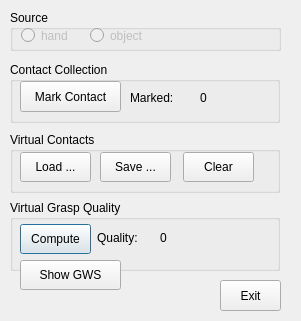
<?xml version="1.0" encoding="UTF-8"?>
<ui version="4.0">
 <class>ContactExaminerDlgUI</class>
 <widget class="QDialog" name="ContactExaminerDlgUI">
  <property name="geometry">
   <rect>
    <x>0</x>
    <y>0</y>
    <width>301</width>
    <height>321</height>
   </rect>
  </property>
  <property name="windowTitle">
   <string>Virtual Grasp</string>
  </property>
  <widget class="QGroupBox" name="graspQualityAnalysisGroupBox">
   <property name="geometry">
    <rect>
     <x>10</x>
     <y>200</y>
     <width>270</width>
     <height>71</height>
    </rect>
   </property>
   <property name="title">
    <string>Virtual Grasp Quality</string>
   </property>
   <widget class="QPushButton" name="updateQualityButton">
    <property name="geometry">
     <rect>
      <x>10</x>
      <y>24</y>
      <width>71</width>
      <height>30</height>
     </rect>
    </property>
    <property name="text">
     <string>Compute</string>
    </property>
   </widget>
   <widget class="QLabel" name="textLabel3">
    <property name="geometry">
     <rect>
      <x>87</x>
      <y>27</y>
      <width>61</width>
      <height>21</height>
     </rect>
    </property>
    <property name="text">
     <string>Quality:</string>
    </property>
    <property name="wordWrap">
     <bool>false</bool>
    </property>
   </widget>
   <widget class="QLabel" name="qualityLabel">
    <property name="geometry">
     <rect>
      <x>150</x>
      <y>28</y>
      <width>50</width>
      <height>20</height>
     </rect>
    </property>
    <property name="text">
     <string>0</string>
    </property>
    <property name="wordWrap">
     <bool>false</bool>
    </property>
   </widget>
  </widget>
  <widget class="QPushButton" name="exitButton">
   <property name="geometry">
    <rect>
     <x>220</x>
     <y>280</y>
     <width>61</width>
     <height>31</height>
    </rect>
   </property>
   <property name="text">
    <string>Exit</string>
   </property>
  </widget>
  <widget class="QGroupBox" name="contactLoadingGroupBox">
   <property name="geometry">
    <rect>
     <x>10</x>
     <y>132</y>
     <width>270</width>
     <height>61</height>
    </rect>
   </property>
   <property name="title">
    <string>Virtual Contacts</string>
   </property>
   <widget class="QPushButton" name="loadButton">
    <property name="geometry">
     <rect>
      <x>10</x>
      <y>20</y>
      <width>71</width>
      <height>30</height>
     </rect>
    </property>
    <property name="text">
     <string>Load ...</string>
    </property>
   </widget>
   <widget class="QPushButton" name="clearButton">
    <property name="geometry">
     <rect>
      <x>173</x>
      <y>20</y>
      <width>71</width>
      <height>30</height>
     </rect>
    </property>
    <property name="text">
     <string>Clear</string>
    </property>
   </widget>
   <widget class="QPushButton" name="saveButton">
    <property name="geometry">
     <rect>
      <x>90</x>
      <y>20</y>
      <width>71</width>
      <height>30</height>
     </rect>
    </property>
    <property name="text">
     <string>Save ...</string>
    </property>
   </widget>
  </widget>
  <widget class="QGroupBox" name="contactCollectionGroupBox">
   <property name="geometry">
    <rect>
     <x>10</x>
     <y>62</y>
     <width>270</width>
     <height>61</height>
    </rect>
   </property>
   <property name="title">
    <string>Contact Collection</string>
   </property>
   <widget class="QPushButton" name="markButton">
    <property name="geometry">
     <rect>
      <x>10</x>
      <y>19</y>
      <width>101</width>
      <height>31</height>
     </rect>
    </property>
    <property name="text">
     <string>Mark Contact</string>
    </property>
   </widget>
   <widget class="QLabel" name="textLabel1">
    <property name="geometry">
     <rect>
      <x>120</x>
      <y>26</y>
      <width>61</width>
      <height>20</height>
     </rect>
    </property>
    <property name="text">
     <string>Marked:</string>
    </property>
    <property name="wordWrap">
     <bool>false</bool>
    </property>
   </widget>
   <widget class="QLabel" name="markedLabel">
    <property name="geometry">
     <rect>
      <x>190</x>
      <y>26</y>
      <width>20</width>
      <height>20</height>
     </rect>
    </property>
    <property name="text">
     <string>0</string>
    </property>
    <property name="wordWrap">
     <bool>false</bool>
    </property>
   </widget>
  </widget>
  <widget class="QGroupBox" name="groupBox">
   <property name="geometry">
    <rect>
     <x>10</x>
     <y>10</y>
     <width>271</width>
     <height>41</height>
    </rect>
   </property>
   <property name="title">
    <string>Source</string>
   </property>
   <widget class="QRadioButton" name="objectRadioButton">
    <property name="enabled">
     <bool>false</bool>
    </property>
    <property name="geometry">
     <rect>
      <x>80</x>
      <y>16</y>
      <width>81</width>
      <height>19</height>
     </rect>
    </property>
    <property name="text">
     <string>object</string>
    </property>
   </widget>
   <widget class="QRadioButton" name="handRadioButton">
    <property name="enabled">
     <bool>false</bool>
    </property>
    <property name="geometry">
     <rect>
      <x>11</x>
      <y>16</y>
      <width>71</width>
      <height>19</height>
     </rect>
    </property>
    <property name="text">
     <string>hand</string>
    </property>
   </widget>
  </widget>
  <widget class="QPushButton" name="showGWSButton">
   <property name="geometry">
    <rect>
     <x>20</x>
     <y>260</y>
     <width>101</width>
     <height>30</height>
    </rect>
   </property>
   <property name="text">
    <string>Show GWS</string>
   </property>
  </widget>
 </widget>
 <layoutdefault spacing="6" margin="11"/>
 <pixmapfunction>qPixmapFromMimeSource</pixmapfunction>
 <includes>
  <include location="global">vector</include>
 </includes>
 <resources/>
 <connections>
  <connection>
   <sender>exitButton</sender>
   <signal>clicked()</signal>
   <receiver>ContactExaminerDlgUI</receiver>
   <slot>exitButton_clicked()</slot>
   <hints>
    <hint type="sourcelabel">
     <x>20</x>
     <y>20</y>
    </hint>
    <hint type="destinationlabel">
     <x>20</x>
     <y>20</y>
    </hint>
   </hints>
  </connection>
  <connection>
   <sender>saveButton</sender>
   <signal>clicked()</signal>
   <receiver>ContactExaminerDlgUI</receiver>
   <slot>saveButton_clicked()</slot>
   <hints>
    <hint type="sourcelabel">
     <x>20</x>
     <y>20</y>
    </hint>
    <hint type="destinationlabel">
     <x>20</x>
     <y>20</y>
    </hint>
   </hints>
  </connection>
  <connection>
   <sender>markButton</sender>
   <signal>clicked()</signal>
   <receiver>ContactExaminerDlgUI</receiver>
   <slot>markButton_clicked()</slot>
   <hints>
    <hint type="sourcelabel">
     <x>20</x>
     <y>20</y>
    </hint>
    <hint type="destinationlabel">
     <x>20</x>
     <y>20</y>
    </hint>
   </hints>
  </connection>
  <connection>
   <sender>loadButton</sender>
   <signal>clicked()</signal>
   <receiver>ContactExaminerDlgUI</receiver>
   <slot>loadButton_clicked()</slot>
   <hints>
    <hint type="sourcelabel">
     <x>20</x>
     <y>20</y>
    </hint>
    <hint type="destinationlabel">
     <x>20</x>
     <y>20</y>
    </hint>
   </hints>
  </connection>
  <connection>
   <sender>clearButton</sender>
   <signal>clicked()</signal>
   <receiver>ContactExaminerDlgUI</receiver>
   <slot>clearButton_clicked()</slot>
   <hints>
    <hint type="sourcelabel">
     <x>20</x>
     <y>20</y>
    </hint>
    <hint type="destinationlabel">
     <x>20</x>
     <y>20</y>
    </hint>
   </hints>
  </connection>
  <connection>
   <sender>showGWSButton</sender>
   <signal>clicked()</signal>
   <receiver>ContactExaminerDlgUI</receiver>
   <slot>showGWSButton_clicked()</slot>
   <hints>
    <hint type="sourcelabel">
     <x>20</x>
     <y>20</y>
    </hint>
    <hint type="destinationlabel">
     <x>20</x>
     <y>20</y>
    </hint>
   </hints>
  </connection>
 </connections>
</ui>
